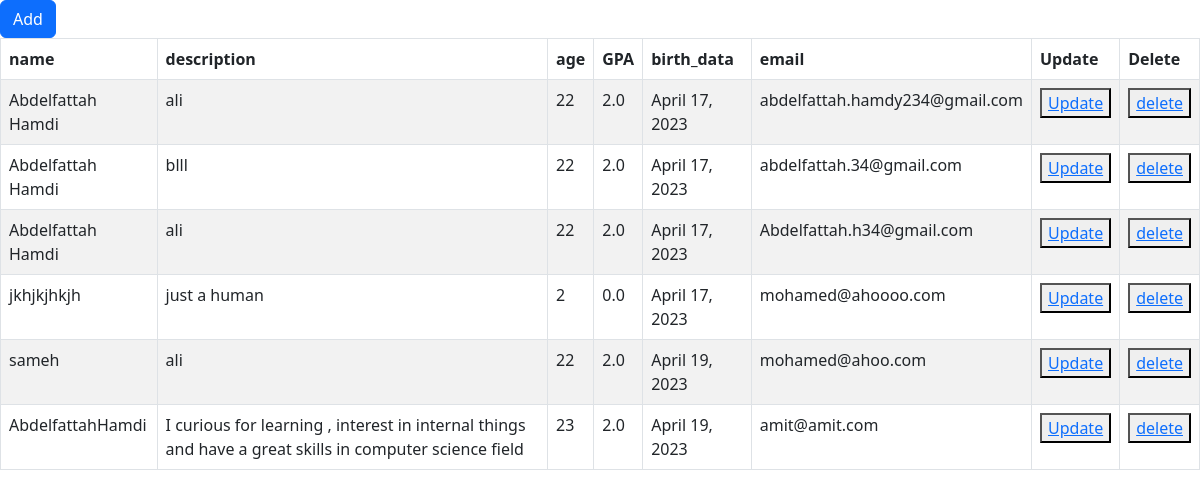
The page /student/index/ on the database its author committed.
### students/models.py (models this page shows, shortened)
class Student (models.Model) :
    name = models.CharField(max_length=100 ,null=False ,blank=False , default= "hamada")
    description = models.TextField(null=True , default="just a human")
    age = models.IntegerField(default=0)
    GPA = models.FloatField(blank=False , default=0)
    birth_data = models.DateField(auto_now_add=True)
    email = models.EmailField(null=False , blank=False , unique=True)
    password = models.CharField(max_length=100)
    class Meta :
        constraints = [
            models.CheckConstraint(check=models.Q(GPA__lte = 4) , name="gpa must be less than 4") ,
            models.CheckConstraint(check=models.Q(age__gte = 0) , name="Age is positive")
        ]
        db_table = "student"

### students/views.py (the view)
# urls.py: path("index/" , views.hamada) ,
def hamada (request) :
    data = list(Student.objects.values())
    return render( request , "index.html" , {"students" :data})

### students/templates/index.html (shortened to what this page needs)
<!DOCTYPE html>
<html lang="en">
  <head>
    <link
      href="https://cdn.jsdelivr.net/npm/bootstrap@5.3.0-alpha3/dist/css/bootstrap.min.css"
      rel="stylesheet"
    />
  </head>
  <body>
    <a href="/student/add/">
      <button class="btn btn-primary">Add</button>
    </a>
    <table class="table table-bordered table-striped">
      <thead>
        <tr>
          <th>name</th>
          <th>description</th>
          <th>age</th>
          <th>GPA</th>
          <th>birth_data</th>
          <th>email</th>
          <th>Update</th>
          <th>Delete</th>
        </tr>
      </thead>
      <tbody>
        {% for student in students %}
        <tr>
          <td>{{ student.name }}</td>
          <td>{{ student.description }}</td>
          <td>{{ student.age }}</td>
          <td>{{ student.GPA }}</td>
          <td>{{ student.birth_data }}</td>
          <td>{{ student.email }}</td>
          <td>
            <button>
              <a href="/student/update/{{ student.id }}">Update</a>
            </button>
          </td>
          <td>
            <button>
              <a href="/student/delete/{{ student.id }}">delete</a>
            </button>
          </td>
        </tr>
        {% endfor %}
      </tbody>
    </table>
  </body>
</html>

### rows shown on the page
Student: name "Abdelfattah Hamdi", description "ali", age "22", GPA "2.0", birth_data "April 17, 2023", email "abdelfattah.hamdy234@gmail.com"
Student: name "Abdelfattah Hamdi", description "blll", age "22", GPA "2.0", birth_data "April 17, 2023", email "abdelfattah.34@gmail.com"
Student: name "Abdelfattah Hamdi", description "ali", age "22", GPA "2.0", birth_data "April 17, 2023", email "Abdelfattah.h34@gmail.com"
Student: name "jkhjkjhkjh", description "just a human", age "2", GPA "0.0", birth_data "April 17, 2023", email "mohamed@ahoooo.com"
Student: name "sameh", description "ali", age "22", GPA "2.0", birth_data "April 19, 2023", email "mohamed@ahoo.com"
Student: name "AbdelfattahHamdi", description "I curious for learning , interest in internal things and have a great skills in computer science field", age "23", GPA "2.0", birth_data "April 19, 2023", email "amit@amit.com"
